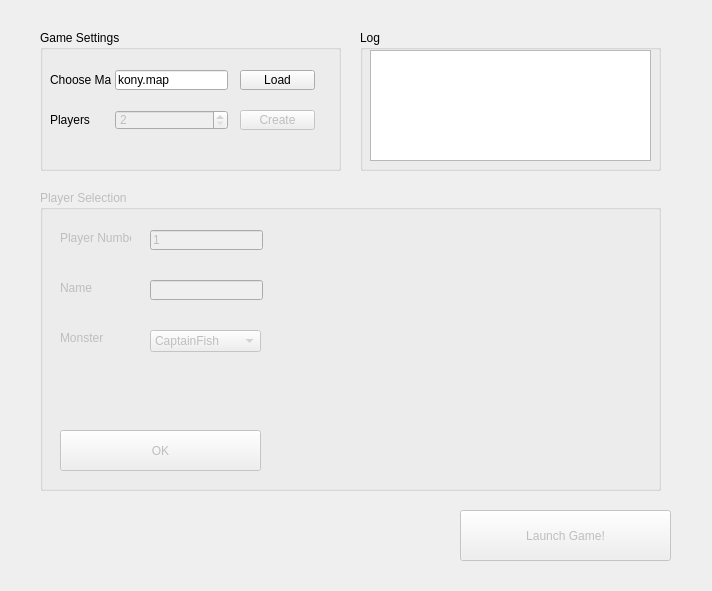
<?xml version="1.0" encoding="UTF-8"?>
<ui version="4.0">
 <class>welcomeScreen</class>
 <widget class="QWidget" name="welcomeScreen">
  <property name="geometry">
   <rect>
    <x>0</x>
    <y>0</y>
    <width>712</width>
    <height>591</height>
   </rect>
  </property>
  <property name="windowTitle">
   <string>KONY - Welcome Screen</string>
  </property>
  <widget class="QGroupBox" name="gameSettings">
   <property name="geometry">
    <rect>
     <x>40</x>
     <y>30</y>
     <width>301</width>
     <height>141</height>
    </rect>
   </property>
   <property name="title">
    <string>Game Settings</string>
   </property>
   <widget class="QLabel" name="label">
    <property name="geometry">
     <rect>
      <x>10</x>
      <y>40</y>
      <width>61</width>
      <height>20</height>
     </rect>
    </property>
    <property name="text">
     <string>Choose Map</string>
    </property>
   </widget>
   <widget class="QLineEdit" name="mapEdit">
    <property name="geometry">
     <rect>
      <x>75</x>
      <y>40</y>
      <width>113</width>
      <height>20</height>
     </rect>
    </property>
    <property name="text">
     <string>kony.map</string>
    </property>
   </widget>
   <widget class="QPushButton" name="loadButton">
    <property name="geometry">
     <rect>
      <x>200</x>
      <y>40</y>
      <width>75</width>
      <height>20</height>
     </rect>
    </property>
    <property name="text">
     <string>Load</string>
    </property>
   </widget>
   <widget class="QLabel" name="label_2">
    <property name="geometry">
     <rect>
      <x>10</x>
      <y>80</y>
      <width>61</width>
      <height>20</height>
     </rect>
    </property>
    <property name="text">
     <string>Players</string>
    </property>
   </widget>
   <widget class="QSpinBox" name="spinBox">
    <property name="enabled">
     <bool>false</bool>
    </property>
    <property name="geometry">
     <rect>
      <x>75</x>
      <y>80</y>
      <width>113</width>
      <height>20</height>
     </rect>
    </property>
    <property name="minimum">
     <number>2</number>
    </property>
    <property name="maximum">
     <number>6</number>
    </property>
   </widget>
   <widget class="QPushButton" name="createButton">
    <property name="enabled">
     <bool>false</bool>
    </property>
    <property name="geometry">
     <rect>
      <x>200</x>
      <y>80</y>
      <width>75</width>
      <height>20</height>
     </rect>
    </property>
    <property name="text">
     <string>Create</string>
    </property>
   </widget>
  </widget>
  <widget class="QGroupBox" name="playerSelection">
   <property name="enabled">
    <bool>false</bool>
   </property>
   <property name="geometry">
    <rect>
     <x>40</x>
     <y>190</y>
     <width>621</width>
     <height>301</height>
    </rect>
   </property>
   <property name="title">
    <string>Player Selection</string>
   </property>
   <widget class="QLabel" name="label_3">
    <property name="geometry">
     <rect>
      <x>20</x>
      <y>40</y>
      <width>71</width>
      <height>16</height>
     </rect>
    </property>
    <property name="text">
     <string>Player Number</string>
    </property>
   </widget>
   <widget class="QLabel" name="label_4">
    <property name="geometry">
     <rect>
      <x>20</x>
      <y>90</y>
      <width>71</width>
      <height>16</height>
     </rect>
    </property>
    <property name="text">
     <string>Name</string>
    </property>
   </widget>
   <widget class="QLabel" name="label_6">
    <property name="geometry">
     <rect>
      <x>20</x>
      <y>140</y>
      <width>81</width>
      <height>16</height>
     </rect>
    </property>
    <property name="text">
     <string>Monster</string>
    </property>
   </widget>
   <widget class="QLineEdit" name="playerNumberEdit">
    <property name="enabled">
     <bool>false</bool>
    </property>
    <property name="geometry">
     <rect>
      <x>110</x>
      <y>40</y>
      <width>113</width>
      <height>20</height>
     </rect>
    </property>
    <property name="text">
     <string>1</string>
    </property>
   </widget>
   <widget class="QLineEdit" name="playerNameEdit">
    <property name="enabled">
     <bool>false</bool>
    </property>
    <property name="geometry">
     <rect>
      <x>110</x>
      <y>90</y>
      <width>113</width>
      <height>20</height>
     </rect>
    </property>
   </widget>
   <widget class="QComboBox" name="playerCharacterEdit">
    <property name="geometry">
     <rect>
      <x>110</x>
      <y>140</y>
      <width>111</width>
      <height>22</height>
     </rect>
    </property>
    <item>
     <property name="text">
      <string>CaptainFish</string>
     </property>
    </item>
    <item>
     <property name="text">
      <string>Drakonis</string>
     </property>
    </item>
    <item>
     <property name="text">
      <string>Kong</string>
     </property>
    </item>
    <item>
     <property name="text">
      <string>Mantis</string>
     </property>
    </item>
    <item>
     <property name="text">
      <string>Rob</string>
     </property>
    </item>
    <item>
     <property name="text">
      <string>Sheriff</string>
     </property>
    </item>
   </widget>
   <widget class="QPushButton" name="pushButton">
    <property name="geometry">
     <rect>
      <x>20</x>
      <y>240</y>
      <width>201</width>
      <height>41</height>
     </rect>
    </property>
    <property name="text">
     <string>OK</string>
    </property>
   </widget>
   <widget class="QLabel" name="monsterPreview">
    <property name="geometry">
     <rect>
      <x>260</x>
      <y>50</y>
      <width>341</width>
      <height>231</height>
     </rect>
    </property>
    <property name="text">
     <string/>
    </property>
    <property name="scaledContents">
     <bool>true</bool>
    </property>
   </widget>
  </widget>
  <widget class="QGroupBox" name="groupBox_3">
   <property name="geometry">
    <rect>
     <x>360</x>
     <y>30</y>
     <width>301</width>
     <height>141</height>
    </rect>
   </property>
   <property name="title">
    <string>Log</string>
   </property>
   <widget class="QPlainTextEdit" name="plainTextEdit">
    <property name="geometry">
     <rect>
      <x>10</x>
      <y>20</y>
      <width>281</width>
      <height>111</height>
     </rect>
    </property>
   </widget>
  </widget>
  <widget class="QPushButton" name="launchGame">
   <property name="enabled">
    <bool>false</bool>
   </property>
   <property name="geometry">
    <rect>
     <x>460</x>
     <y>510</y>
     <width>211</width>
     <height>51</height>
    </rect>
   </property>
   <property name="text">
    <string>Launch Game!</string>
   </property>
  </widget>
 </widget>
 <resources/>
 <connections/>
</ui>
